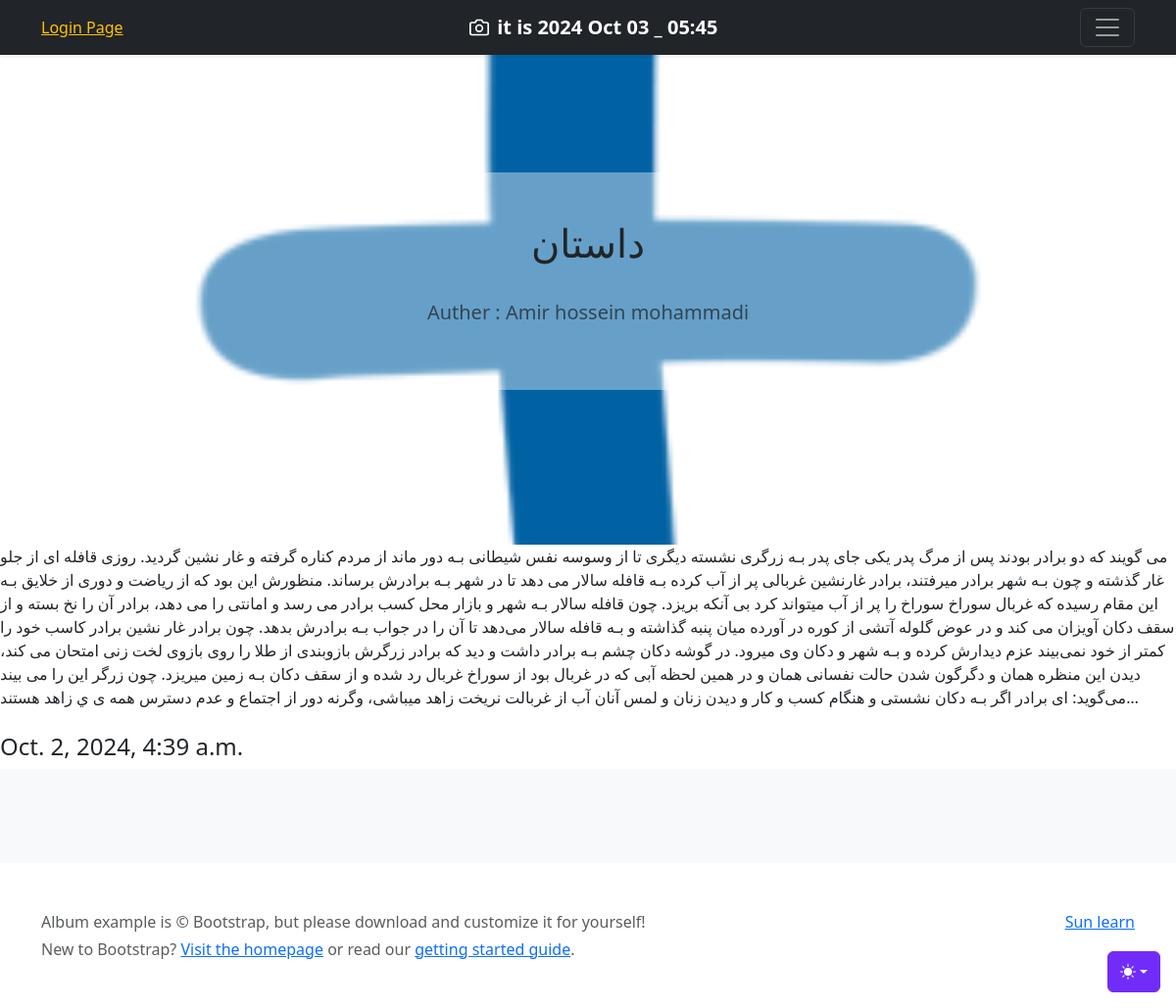
The app's page /detail/2 with its own data.
### Home/models.py (models this page shows, shortened)
class Article(models.Model):
    title = models.CharField(max_length=100) # , null=True, blank=True
    text = models.TextField(help_text="Enter your article text.")
    pub_date = models.DateTimeField(auto_now_add=True)
    updated_date = models.DateTimeField(auto_now=True)
    is_show = models.BooleanField(default=True)
    image = models.ImageField(upload_to="Home/image_article/")
    auther = models.ForeignKey(User, on_delete=models.CASCADE) # این باعث میشه که فقط فردی از بین کاربران ثبت نام شده در این سایت رو بشه به عنوان نویسنده انتخاب کرد

### Home/views.py (the view)
# urls.py: path('detail/<int:article_id>', views.detail, name='detail'),
def detail(request, article_id):
    article = get_object_or_404(Article, id=article_id)
    return render(request, 'Home/detail.html', {'article':article})

### Home/templates/Home/detail.html (shortened to what this page needs)
{% extends 'base/base.html' %}
{% block body %}
<section class="py-5 text-center container" style="background-image: url('{{ article.image.url }}'); background-size: cover; background-position: center; padding: 20px; border-radius: 10px; height: 500px;">
    <br><br><br>
    <div class="row py-lg-5" style="background-color: rgba(255, 255, 255, 0.4); padding: 20px; border-radius: 10px;">
     <div class="col-lg-6 col-md-8 mx-auto">
       <h1 class="fw-normal">{{ article.title }}</h1><br>
       <p class="lead text-body-secondary">Auther : {{ article.auther.get_full_name }}</p>
     </div>
    </div>
</section>
        <article>{{ article.text }}</article>
        <br>
        <h4>{{ article.updated_date }}</h4>
        <div>
{% endblock %}

### records on screen
Article: image (picture), title "داستان", auther.get_full_name "Amir hossein mohammadi", text "می گویند که دو برادر بودند پس از مرگ پدر یکی جای پدر بـه زرگری نشسته دیگری تا از وسوسه نفس شیطانی بـه دور ماند از مردم کناره گرفته و غار نشین گردید. روزی قافله ای از جلو غار گذشته و چون بـه شهر برادر میرفتند، برادر غارنشین غربالی پر از آب کرده بـه قافله سالار می دهد تا در شهر بـه برادرش برساند. منظورش این بود که از ریاضت و دوری از خلایق بـه این مقام رسیده که غربال سوراخ سوراخ را پر از آب میتواند کرد بی آنکه بریزد. چون قافله سالار بـه شهر و بازار محل کسب برادر می رسد و امانتی را می دهد، برادر آن را نخ بسته و از سقف دکان آویزان می کند و در عوض گلوله آتشی از کوره در آورده میان پنبه گذاشته و بـه قافله سالار می‌دهد تا آن را در جواب بـه برادرش بدهد. چون برادر غار نشین برادر کاسب خود را کمتر از…", updated_date "Oct. 2, 2024, 4:39 a.m."

### other values on screen
{{ message }} "Sun learn"
